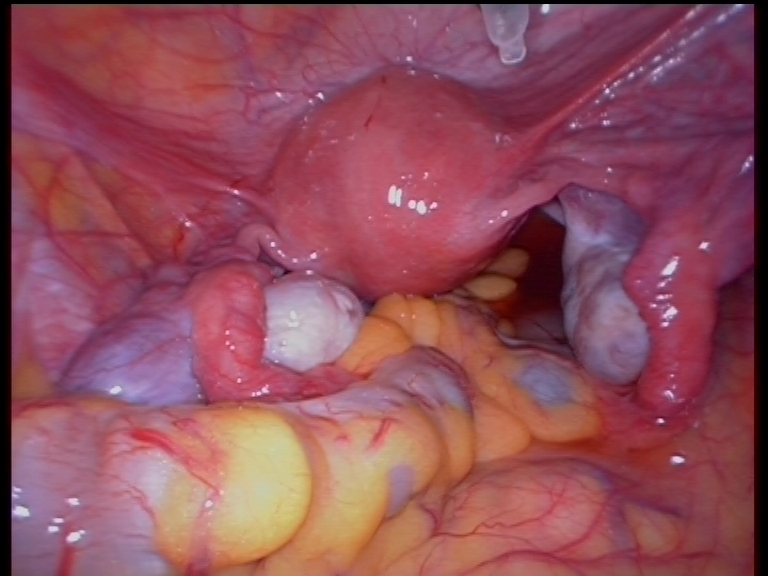
//> input picture cpp/cmake-build-debug/resources/test_images/laparoscopy.jpg, 768 x 576 px
$ ./colorSegmentation   (built with g++ and OpenCV 4)
//> lines starting //> are read from the running program, lines starting //| are printed output that depends on the picture
### cpp/ImageProcessing.h
//
// Created by osboxes on 8/7/18.
//

#ifndef TISSUERETRACTION_IMAGEPROCESSING_H
#define TISSUERETRACTION_IMAGEPROCESSING_H

#include <opencv2/opencv.hpp>

using namespace cv;
using namespace std;

class ImageProcessing {
public:
    Mat equalizeRGBImage(Mat src);
    Mat kmeansRGB(Mat src);
};


#endif //TISSUERETRACTION_IMAGEPROCESSING_H

### cpp/ImageProcessing.cpp
//
// Created by osboxes on 8/7/18.
//

#include "ImageProcessing.h"

#include <opencv2/imgproc/imgproc.hpp>
#include "opencv2/highgui/highgui.hpp"

Mat ImageProcessing::equalizeRGBImage(Mat src) {

    if(src.channels() >= 3)
    {
        Mat ycrcb;

        cvtColor(src,ycrcb,CV_BGR2YCrCb);

        vector<Mat> channels;
        split(ycrcb,channels);

        equalizeHist(channels[0], channels[0]);

        Mat result;
        merge(channels,ycrcb);

        cvtColor(ycrcb,result,CV_YCrCb2BGR);

        return result;
    }
    return Mat();
}

Mat ImageProcessing::kmeansRGB(Mat src){
}

### cpp/colorSegmentation.cpp
//
// Created by aleks on 8/3/18.
//

#include "opencv2/imgproc/imgproc.hpp"
#include "opencv2/highgui/highgui.hpp"
#include "ImageProcessing.h"
#include <iostream>

#define CLUSTER_K 5
#define KMEANS_ATTEMPTS 5

using namespace cv;
using namespace std;

int main( )
{
    ImageProcessing IP;
    Mat img = imread( "resources/test_images/laparoscopy.jpg"); // Input image
//> img is the input picture: 576 rows x 768 cols, CV_8UC3; mean B, G, R 90.9, 78.4, 144.9
    Mat equalized_img;                                          // Equalized image
    Mat cluster_image( img.size(), img.type() );                // Image represented by clusters
    Mat samples(img.rows * img.cols, 3, CV_32F);                // Sorted pixel Mat
    Mat labels;                                                 // Cluster labels
    Mat centers;                                                // Centers of means
    int K = CLUSTER_K;                                          // Number of clusters
    int attempts = KMEANS_ATTEMPTS;                             // Number of executions

    imshow("Original", img);
    imshow("Equalized", IP.equalizeRGBImage(img));
//> in equalizeRGBImage, `cvtColor(src,ycrcb,CV_BGR2YCrCb);`: ycrcb: 576 rows x 768 cols, CV_8UC3; mean of channels 0, 1, 2 99.7, 160.3, 123
//> in equalizeRGBImage, `split(ycrcb,channels);`:
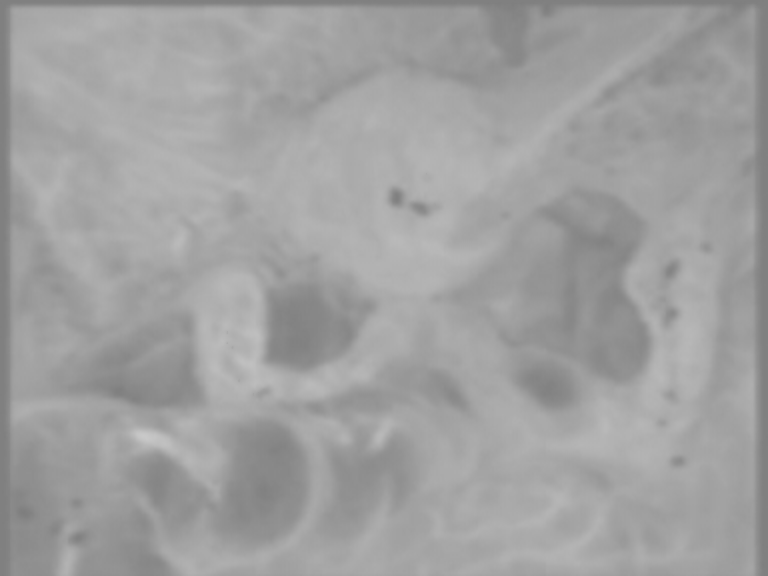
//> channels[1]: 576 rows x 768 cols, CV_8UC1; min 126, max 201, mean 160.3
//> in equalizeRGBImage, `merge(channels,ycrcb);`: ycrcb: 576 rows x 768 cols, CV_8UC3; mean of channels 0, 1, 2 126.8, 160.3, 123
//> in equalizeRGBImage, `cvtColor(ycrcb,result,CV_YCrCb2BGR);`:
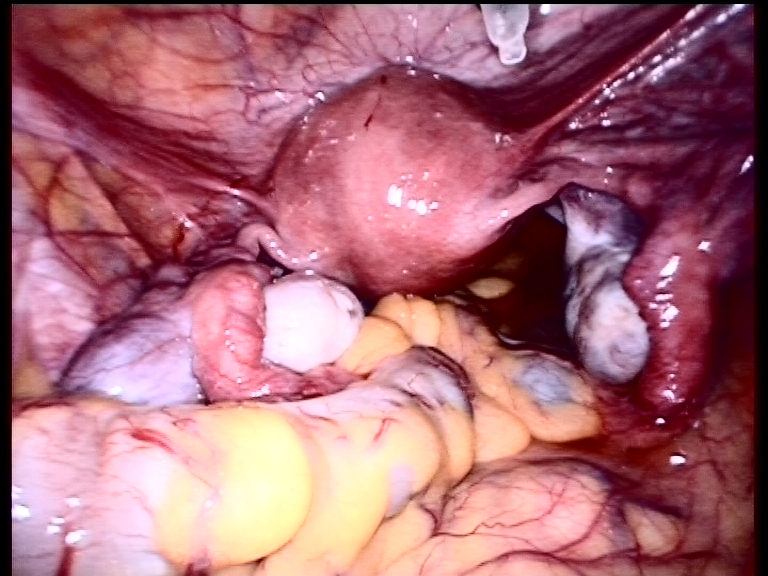
//> result: 576 rows x 768 cols, CV_8UC3; mean B, G, R 118, 106, 169.1

    // Reshaping pixels
    for( int y = 0; y < img.rows; y++ )
        for( int x = 0; x < img.cols; x++ )
            for( int z = 0; z < 3; z++) {

                samples.at<float>(y + x*img.rows, z) = img.at<Vec3b>(y,x)[z];

            }

    // Evaluating K-means
    kmeans( samples,
            K,
            labels,
            TermCriteria(CV_TERMCRIT_ITER|CV_TERMCRIT_EPS, 100, 0.01),
            attempts,
            KMEANS_PP_CENTERS  ,
            centers );
//> centers = [[129.8, 99.65, 149.1], [75.16, 55.93, 130.7], [8.91, 4.36, 29.52], [92.29, 91.38, 175], [146.8, 164, 200.7]]

    // Colorize clusters
    for( int y = 0; y < img.rows; y++ )
        for( int x = 0; x < img.cols; x++ )
        {
            int cluster_idx = labels.at<int>(y + x*img.rows,0);
            cluster_image.at<Vec3b>(y,x)[0] = centers.at<float>(cluster_idx, 0);
            cluster_image.at<Vec3b>(y,x)[1] = centers.at<float>(cluster_idx, 1);
            cluster_image.at<Vec3b>(y,x)[2] = centers.at<float>(cluster_idx, 2);
        }
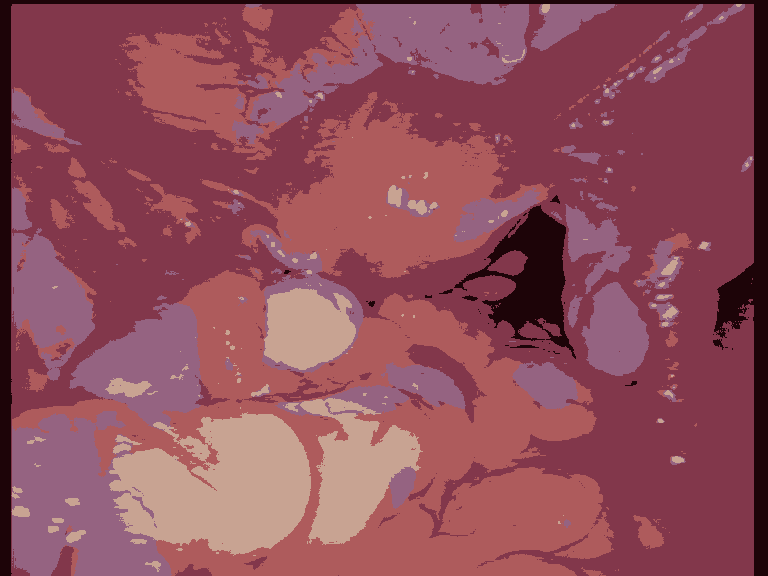
//> cluster_image: 576 rows x 768 cols, CV_8UC3; mean B, G, R 90.5, 77.7, 144.2

    imshow( "Clustered Image", cluster_image );
    imshow( "Clustered Equalized Image", IP.equalizeRGBImage(cluster_image) );
//> in equalizeRGBImage (call 2), `cvtColor(src,ycrcb,CV_BGR2YCrCb);`: ycrcb: 576 rows x 768 cols, CV_8UC3; mean of channels 0, 1, 2 99.1, 160.3, 123
//> in equalizeRGBImage (call 2), `split(ycrcb,channels);`:
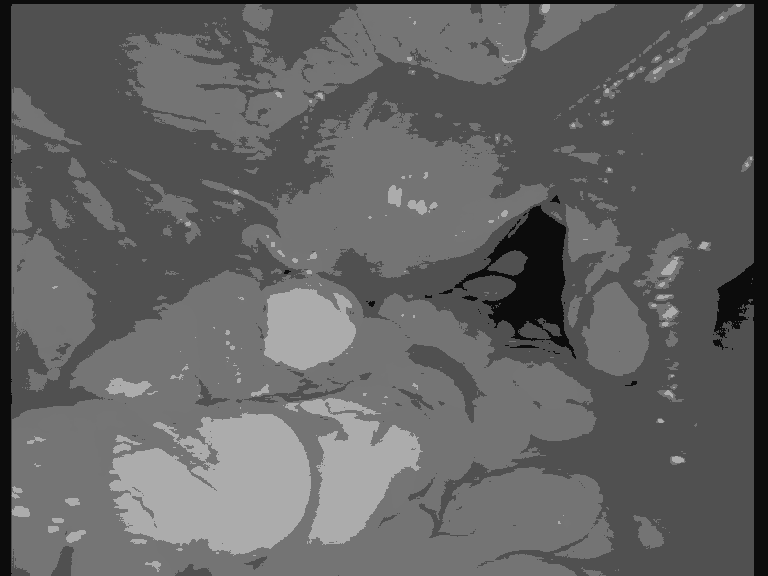
//> channels[0]: 576 rows x 768 cols, CV_8UC1; min 12, max 172, mean 99.1
//> in equalizeRGBImage (call 2), `split(ycrcb,channels);`:
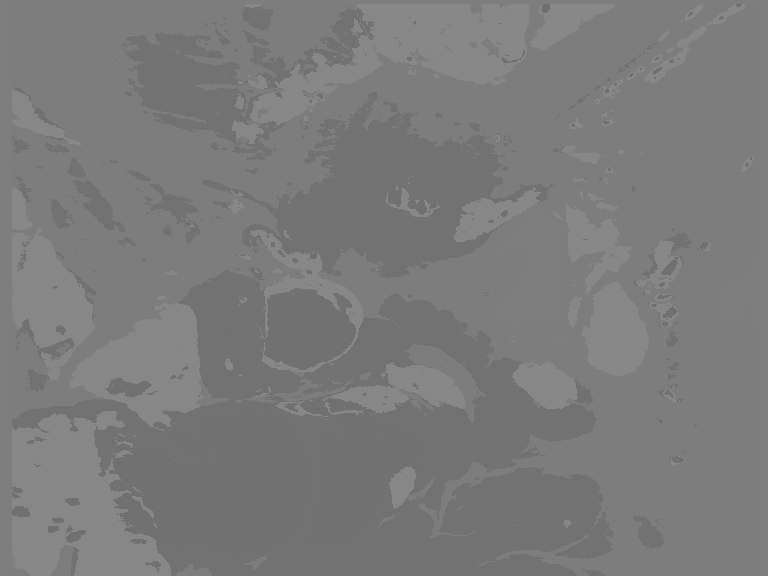
//> channels[2]: 576 rows x 768 cols, CV_8UC1; min 113, max 135, mean 123
//> in equalizeRGBImage (call 2), `equalizeHist(channels[0], channels[0]);`:
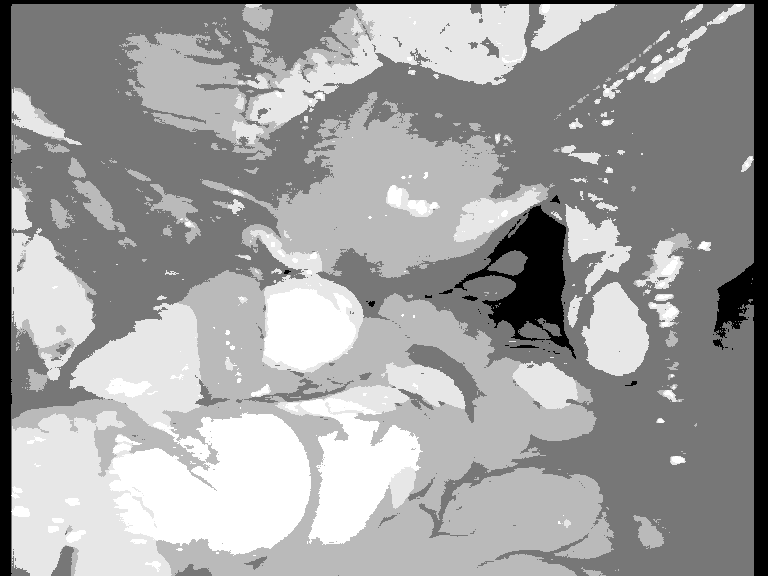
//> channels[0]: 576 rows x 768 cols, CV_8UC1; min 0, max 255, mean 159.1
//> in equalizeRGBImage (call 2), `merge(channels,ycrcb);`: ycrcb: 576 rows x 768 cols, CV_8UC3; mean of channels 0, 1, 2 159.1, 160.3, 123
//> in equalizeRGBImage (call 2), `cvtColor(ycrcb,result,CV_YCrCb2BGR);`:
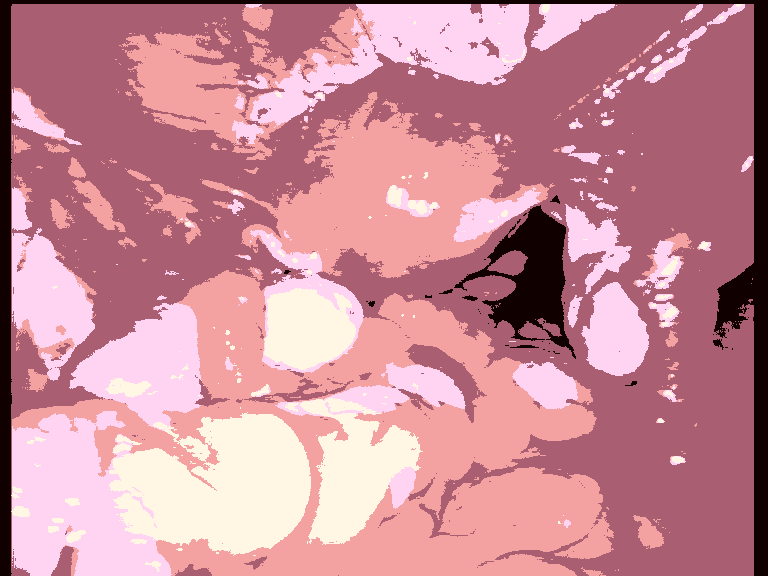
//> result: 576 rows x 768 cols, CV_8UC3; mean B, G, R 150.4, 138.2, 200.9


    waitKey( 0 );
}
